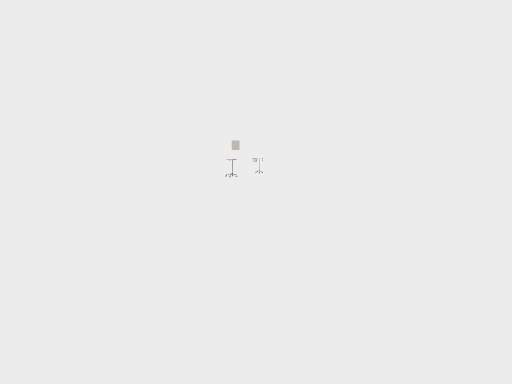
View 1 (above)

15 first-person views from a walk through a scene from a Unity 3-D project. The camera is 1.3 m above the floor, tilts 8° down and sees 75° across. The floor is counted in squares, 0.5 m on a side. Each view is taken from the middle of a square. On the plan, view 1 faces up. The plan holds only what a view shows up to about 20 squares ahead; the rest is blank. The place goes on beyond the plan. The player is left out. Some animated figures are not drawn. Door leaves are left out, so doorways stand open. Surface patterns are stand-ins for the level's own textures.

View 2
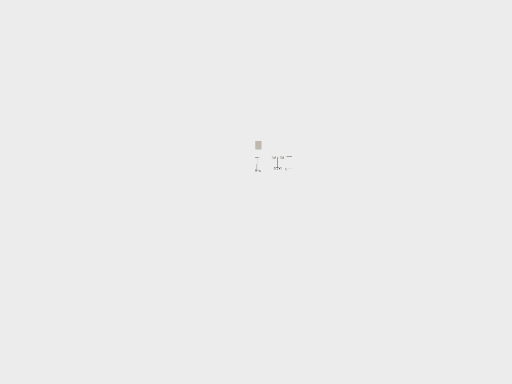

View 3
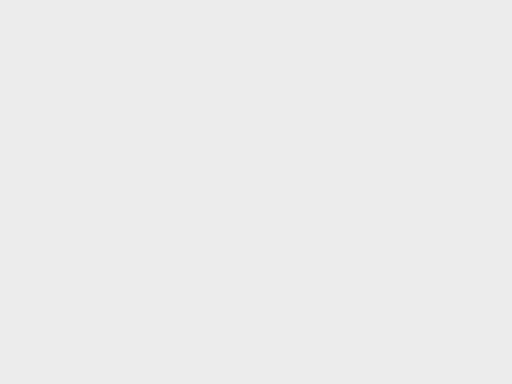

View 4
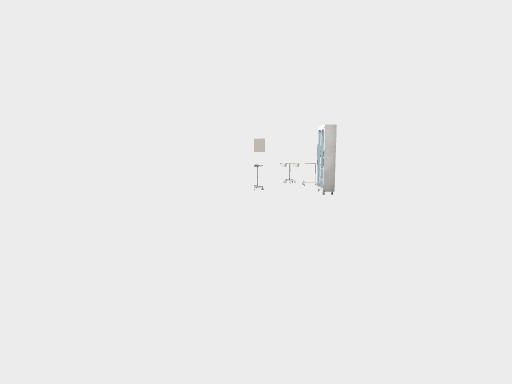

View 5
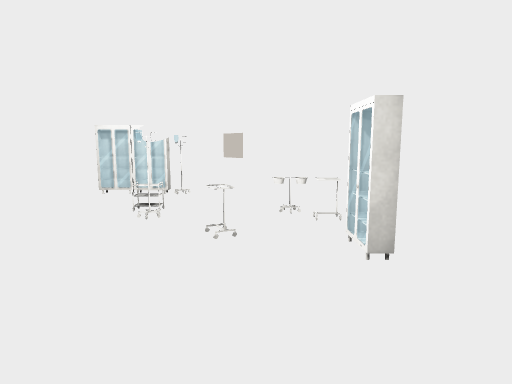

View 6
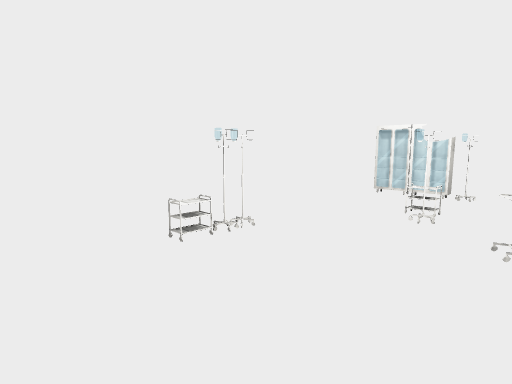

View 7
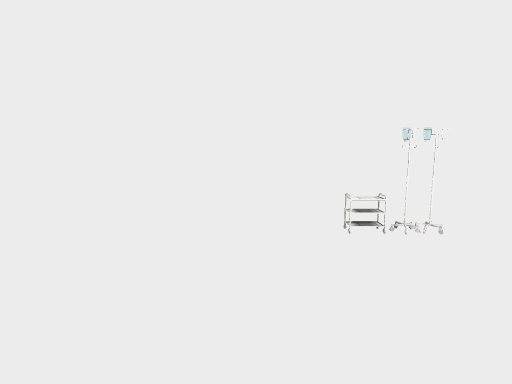

View 8
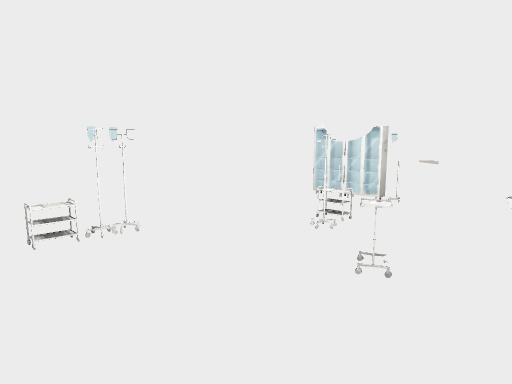

View 9
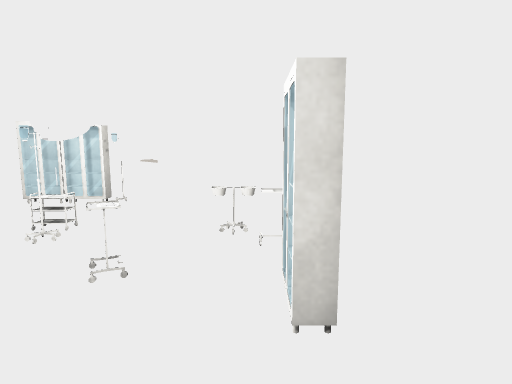

View 10
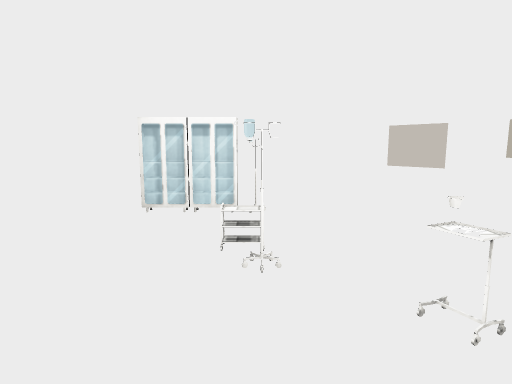

View 11
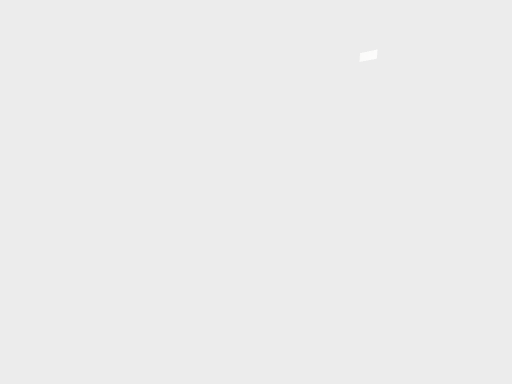

View 12
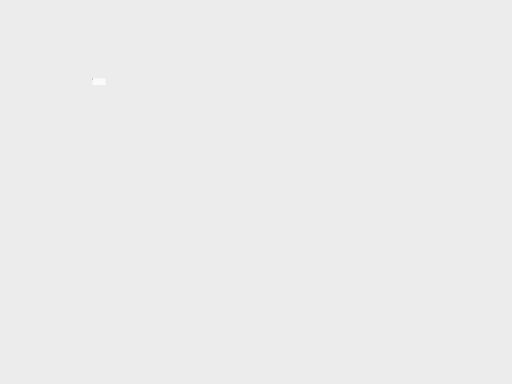

View 13
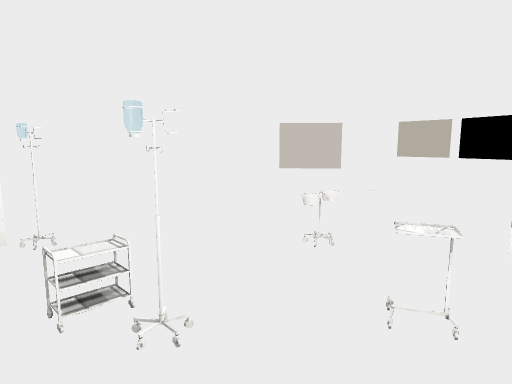

View 14
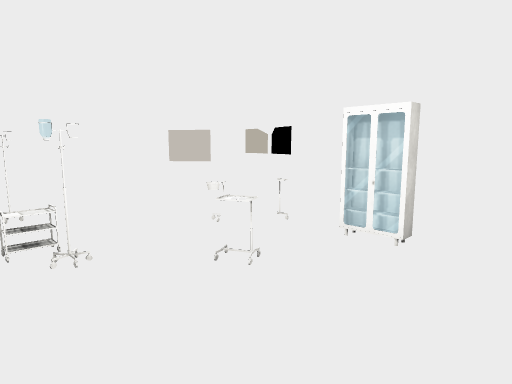

View 15
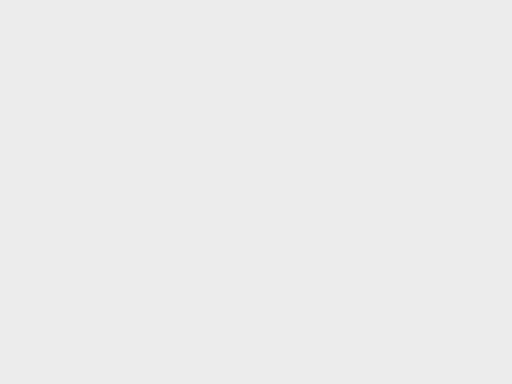

### Floor plan
Key: @ floor where view 1 was taken; # wall or solid block; . floor; D open door; O other object.
Columns run from 10 left of view 1 to 2 right of it. Each row starts with its distance up from view 1.
 37     #########
 36 #OOOOO......#
 35 #...........#
 34 #...........#
 33 #......O...OO
 32 #....OOOO..OO
 31 #...OOO.OOOOO
 30 #....OOOOO.OO
 29 #.....O.OO.OO
 28 #......OOO..#
 27 #.....OOOO.OO
 26 # ......O..OO
 25 #O..........O
 24 #O..........#
 23 #O..........#
 22 #...........#
 21 #...........#
 20 #...........#
 19 #...........#
 18 #.OOOOOO....O
 17 ###OOOO##DD##
 16        #DDD#
 15        #...#
 14        #...#
 13        #...#
 12        #...#
 11        #...#
 10        #...#
  9        #...#
  8        #...#
  7        #...#
  6        #...#
  5        #...#
  4        #...#
  3        #...#
  2        #...#
  1        #...#
  0        #..@#
 -1        #...#
 -2        #...#
 -3        #...#
 -4        #...#
 -5        #...#
 -6        #...#
 -7        #####

Where each view was taken, in squares from view 1:
view 1: 0 up, 0 right, facing up
view 2: 5 down, 2 left, facing up
view 3: 6 up, 2 left, facing down
view 4: 8 up, 2 left, facing up
view 5: 18 up, 1 left, facing up
view 6: 18 up, 1 left, facing up-left
view 7: 20 up, 1 right, facing left
view 8: 21 up, 1 right, facing up-left
view 9: 21 up, 1 right, facing up
view 10: 23 up, 5 left, facing up
view 11: 23 up, 4 left, facing down-right
view 12: 26 up, 5 left, facing down
view 13: 26 up, 7 left, facing up-right
view 14: 22 up, 7 left, facing up-right
view 15: 12 up, 0 right, facing down
